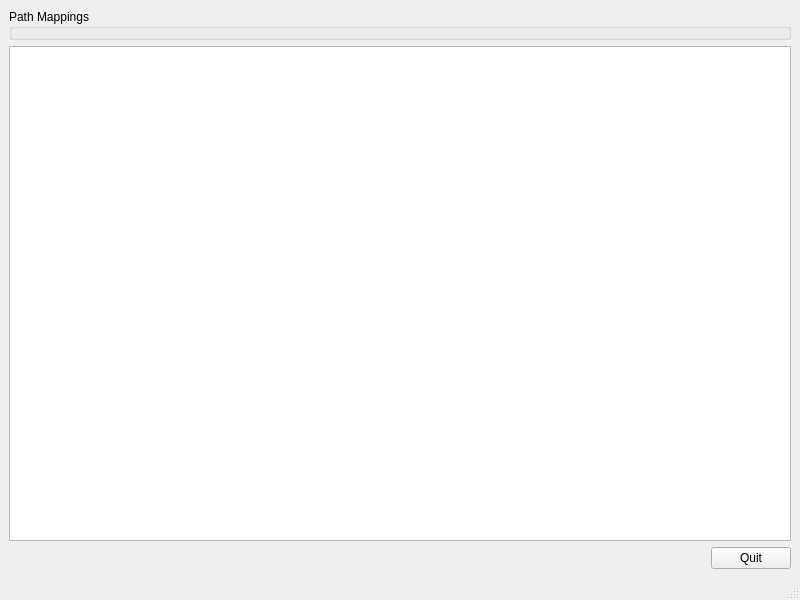
<?xml version="1.0" encoding="UTF-8"?>
<ui version="4.0">
 <class>MainWindow</class>
 <widget class="QMainWindow" name="MainWindow">
  <property name="geometry">
   <rect>
    <x>0</x>
    <y>0</y>
    <width>800</width>
    <height>600</height>
   </rect>
  </property>
  <property name="windowTitle">
   <string>MainWindow</string>
  </property>
  <widget class="QWidget" name="centralwidget">
   <layout class="QVBoxLayout" name="verticalLayout">
    <item>
     <widget class="QGroupBox" name="pathMappings">
      <property name="title">
       <string>Path Mappings</string>
      </property>
     </widget>
    </item>
    <item>
     <widget class="QPlainTextEdit" name="output">
      <property name="readOnly">
       <bool>true</bool>
      </property>
     </widget>
    </item>
    <item>
     <layout class="QHBoxLayout" name="horizontalLayout">
      <item>
       <spacer name="horizontalSpacer">
        <property name="orientation">
         <enum>Qt::Horizontal</enum>
        </property>
        <property name="sizeHint" stdset="0">
         <size>
          <width>40</width>
          <height>20</height>
         </size>
        </property>
       </spacer>
      </item>
      <item>
       <widget class="QPushButton" name="quit">
        <property name="text">
         <string>Quit</string>
        </property>
       </widget>
      </item>
     </layout>
    </item>
   </layout>
  </widget>
  <widget class="QMenuBar" name="menubar">
   <property name="geometry">
    <rect>
     <x>0</x>
     <y>0</y>
     <width>800</width>
     <height>21</height>
    </rect>
   </property>
  </widget>
  <widget class="QStatusBar" name="statusbar"/>
 </widget>
 <resources/>
 <connections/>
</ui>
